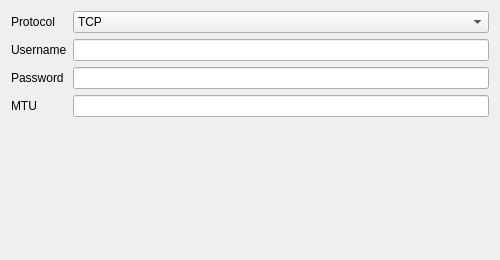
<?xml version="1.0" encoding="UTF-8"?>
<ui version="4.0">
 <class>EditMieru</class>
 <widget class="QWidget" name="EditMieru">
  <property name="geometry">
   <rect>
    <x>0</x>
    <y>0</y>
    <width>500</width>
    <height>260</height>
   </rect>
  </property>
  <property name="windowTitle">
   <string notr="true">EditMieru</string>
  </property>
  <layout class="QVBoxLayout" name="verticalLayout">
   <item>
    <layout class="QGridLayout" name="gridLayout">
     <item row="0" column="0">
      <widget class="QLabel" name="protocol_l">
       <property name="text">
        <string>Protocol</string>
       </property>
      </widget>
     </item>
     <item row="0" column="1">
      <widget class="QComboBox" name="protocol">
       <item>
        <property name="text">
         <string notr="true">TCP</string>
        </property>
       </item>
       <item>
        <property name="text">
         <string notr="true">UDP</string>
        </property>
       </item>
      </widget>
     </item>
     <item row="1" column="0">
      <widget class="QLabel" name="username_l">
       <property name="text">
        <string>Username</string>
       </property>
      </widget>
     </item>
     <item row="1" column="1">
      <widget class="MyLineEdit" name="username"/>
     </item>
     <item row="2" column="0">
      <widget class="QLabel" name="password_l">
       <property name="text">
        <string>Password</string>
       </property>
      </widget>
     </item>
     <item row="2" column="1">
      <widget class="MyLineEdit" name="password"/>
     </item>
     <item row="3" column="0">
      <widget class="QLabel" name="mtu_l">
       <property name="text">
        <string notr="true">MTU</string>
       </property>
      </widget>
     </item>
     <item row="3" column="1">
      <widget class="MyLineEdit" name="mtu"/>
     </item>
    </layout>
   </item>
   <item>
    <spacer name="verticalSpacer">
     <property name="orientation">
      <enum>Qt::Vertical</enum>
     </property>
     <property name="sizeHint" stdset="0">
      <size>
       <width>20</width>
       <height>40</height>
      </size>
     </property>
    </spacer>
   </item>
  </layout>
 </widget>
 <customwidgets>
  <customwidget>
   <class>MyLineEdit</class>
   <extends>QLineEdit</extends>
   <header>ui/widget/MyLineEdit.h</header>
  </customwidget>
 </customwidgets>
 <tabstops>
  <tabstop>protocol</tabstop>
  <tabstop>username</tabstop>
  <tabstop>password</tabstop>
  <tabstop>mtu</tabstop>
 </tabstops>
 <resources/>
 <connections/>
</ui>
